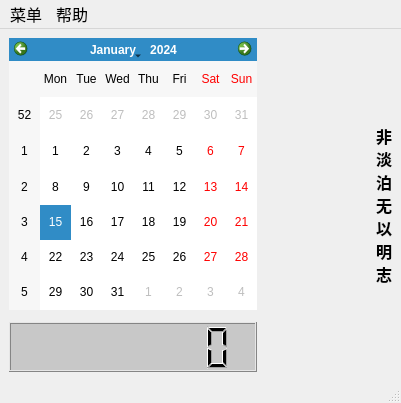
<?xml version="1.0" encoding="UTF-8"?>
<ui version="4.0">
 <class>MainWindow</class>
 <widget class="QMainWindow" name="MainWindow">
  <property name="geometry">
   <rect>
    <x>0</x>
    <y>0</y>
    <width>401</width>
    <height>403</height>
   </rect>
  </property>
  <property name="sizePolicy">
   <sizepolicy hsizetype="Fixed" vsizetype="Fixed">
    <horstretch>0</horstretch>
    <verstretch>0</verstretch>
   </sizepolicy>
  </property>
  <property name="windowTitle">
   <string>Reminder</string>
  </property>
  <property name="windowIcon">
   <iconset resource="../res/icon.qrc">
    <normaloff>:/images/Icon_min.png</normaloff>:/images/Icon_min.png</iconset>
  </property>
  <widget class="QWidget" name="centralwidget">
   <layout class="QHBoxLayout" name="horizontalLayout">
    <item>
     <layout class="QVBoxLayout" name="verticalLayout">
      <item>
       <widget class="QCalendarWidget" name="calendarWidget">
        <property name="sizePolicy">
         <sizepolicy hsizetype="Preferred" vsizetype="Preferred">
          <horstretch>0</horstretch>
          <verstretch>0</verstretch>
         </sizepolicy>
        </property>
       </widget>
      </item>
      <item>
       <widget class="QWidget" name="widget" native="true">
        <property name="sizePolicy">
         <sizepolicy hsizetype="Preferred" vsizetype="Preferred">
          <horstretch>0</horstretch>
          <verstretch>0</verstretch>
         </sizepolicy>
        </property>
       </widget>
      </item>
      <item>
       <widget class="QLCDNumber" name="lcdNumber">
        <property name="sizePolicy">
         <sizepolicy hsizetype="Preferred" vsizetype="Fixed">
          <horstretch>0</horstretch>
          <verstretch>0</verstretch>
         </sizepolicy>
        </property>
        <property name="minimumSize">
         <size>
          <width>0</width>
          <height>50</height>
         </size>
        </property>
        <property name="styleSheet">
         <string notr="true">QLCDNumber { background-color: rgb(200, 200, 200); color: black; }</string>
        </property>
        <property name="digitCount">
         <number>8</number>
        </property>
       </widget>
      </item>
     </layout>
    </item>
    <item>
     <spacer name="horizontalSpacer">
      <property name="orientation">
       <enum>Qt::Orientation::Horizontal</enum>
      </property>
      <property name="sizeHint" stdset="0">
       <size>
        <width>40</width>
        <height>20</height>
       </size>
      </property>
     </spacer>
    </item>
    <item>
     <widget class="QLabel" name="label">
      <property name="sizePolicy">
       <sizepolicy hsizetype="Preferred" vsizetype="MinimumExpanding">
        <horstretch>0</horstretch>
        <verstretch>0</verstretch>
       </sizepolicy>
      </property>
      <property name="font">
       <font>
        <family>仿宋</family>
        <pointsize>12</pointsize>
        <bold>true</bold>
       </font>
      </property>
      <property name="text">
       <string>非&lt;br/&gt;淡&lt;br/&gt;泊&lt;br/&gt;无&lt;br/&gt;以&lt;br/&gt;明&lt;br/&gt;志</string>
      </property>
      <property name="alignment">
       <set>Qt::AlignmentFlag::AlignCenter</set>
      </property>
      <property name="wordWrap">
       <bool>true</bool>
      </property>
      <property name="textInteractionFlags">
       <set>Qt::TextInteractionFlag::LinksAccessibleByMouse|Qt::TextInteractionFlag::TextEditable</set>
      </property>
     </widget>
    </item>
   </layout>
  </widget>
  <widget class="QMenuBar" name="menubar">
   <property name="geometry">
    <rect>
     <x>0</x>
     <y>0</y>
     <width>401</width>
     <height>33</height>
    </rect>
   </property>
   <property name="font">
    <font>
     <family>STSong</family>
     <pointsize>12</pointsize>
    </font>
   </property>
   <widget class="QMenu" name="menu">
    <property name="font">
     <font>
      <family>STSong</family>
      <pointsize>10</pointsize>
     </font>
    </property>
    <property name="title">
     <string>菜单</string>
    </property>
    <addaction name="action_newTask"/>
    <addaction name="action_viewCheckQueue"/>
    <addaction name="action_viewHistroyQueue"/>
    <addaction name="action_exit"/>
   </widget>
   <widget class="QMenu" name="help">
    <property name="title">
     <string>帮助</string>
    </property>
   </widget>
   <addaction name="menu"/>
   <addaction name="help"/>
  </widget>
  <widget class="QStatusBar" name="statusbar"/>
  <action name="action_newTask">
   <property name="text">
    <string>新事件</string>
   </property>
   <property name="font">
    <font>
     <family>STSong</family>
     <pointsize>10</pointsize>
    </font>
   </property>
  </action>
  <action name="action_exit">
   <property name="text">
    <string>退出</string>
   </property>
   <property name="font">
    <font>
     <family>STSong</family>
     <pointsize>10</pointsize>
    </font>
   </property>
  </action>
  <action name="action_viewCheckQueue">
   <property name="text">
    <string>待办提醒</string>
   </property>
  </action>
  <action name="action_viewHistroyQueue">
   <property name="text">
    <string>历史事件</string>
   </property>
  </action>
 </widget>
 <resources>
  <include location="../res/icon.qrc"/>
 </resources>
 <connections/>
</ui>
